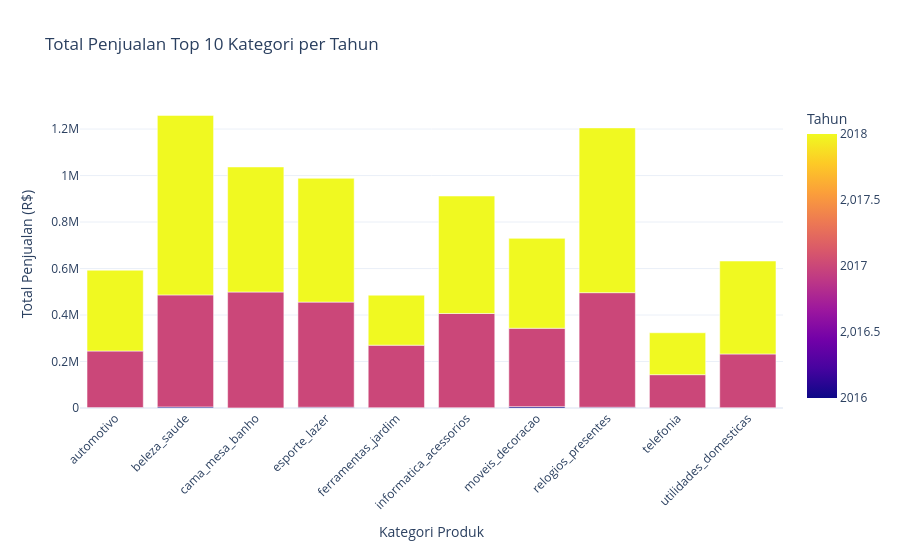

The cell this chart's notebook holds for it:
### Markdown cell above
---

### 4.8 Interactive Bar Chart dengan Grouping

Bar chart dengan grouping memungkinkan perbandingan multi-dimensi: kategori produk **per tahun**.

**Fitur interaktif:**
- 🏷️ Legend interaktif (klik untuk show/hide kategori)
- 🔍 Zoom pada kategori tertentu
- 💬 Hover untuk nilai eksak

### Code cell
# Top 10 kategori berdasarkan jumlah penjualan
top_categories = df['product_category_name'].value_counts().head(10).index.tolist()
df_top = df[df['product_category_name'].isin(top_categories)]

# Agregasi per kategori dan tahun
category_year = (
    df_top.groupby(['product_category_name', 'order_year'])
    .agg(total_sales=('price', 'sum'))
    .reset_index()
)

fig = px.bar(
    category_year,
    x='product_category_name',
    y='total_sales',
    color='order_year',
    barmode='group',
    title='Total Penjualan Top 10 Kategori per Tahun',
    labels={
        'total_sales': 'Total Penjualan (R$)',
        'product_category_name': 'Kategori Produk',
        'order_year': 'Tahun'
    }
)

fig.update_layout(height=550, xaxis_tickangle=-45)
fig.show()

### Figure 1 — Plotly figure (JSON) as saved in the notebook; plotly's stock layout.template omitted (floating-point values rounded to 4 significant figures)
{"data": [{"alignmentgroup": "True", "hovertemplate": "Kategori Produk=%{x}<br>Total Penjualan (R$)=%{y}<br>Tahun=%{marker.color}<extra></extra>", "legendgroup": "", "marker": {"color": [2016, 2017, 2018, 2016, 2017, 2018, 2016, 2017, 2018, 2016, 2017, 2018, 2016, 2017, 2018, 2016, 2017, 2018, 2016, 2017, 2018, 2016, 2017, 2018, 2016, 2017, 2018, 2016, 2017, 2018], "coloraxis": "coloraxis", "pattern": {"shape": ""}}, "name": "", "offsetgroup": "", "orientation": "v", "showlegend": false, "textposition": "auto", "type": "bar", "x": ["automotivo", "automotivo", "automotivo", "beleza_saude", "beleza_saude", "beleza_saude", "cama_mesa_banho", "cama_mesa_banho", "cama_mesa_banho", "esporte_lazer", "esporte_lazer", "esporte_lazer", "ferramentas_jardim", "ferramentas_jardim", "ferramentas_jardim", "informatica_acessorios", "informatica_acessorios", "informatica_acessorios", "moveis_decoracao", "moveis_decoracao", "moveis_decoracao", "relogios_presentes", "relogios_presentes", "relogios_presentes", "telefonia", "telefonia", "telefonia", "utilidades_domesticas", "utilidades_domesticas", "utilidades_domesticas"], "xaxis": "x", "y": [1833.0, 243300.0, 347600.0, 4687.0, 481800.0, 772200.0, 479.0, 498400.0, 538100.0, 3334.0, 452100.0, 532600.0, 1360.0, 268900.0, 215000.0, 1399.0, 405100.0, 505500.0, 5881.0, 337200.0, 386700.0, 3360.0, 492800.0, 708900.0, 559.6, 142800.0, 180300.0, 1287.0, 231100.0, 399900.0], "yaxis": "y"}], "layout": {"barmode": "group", "coloraxis": {"colorbar": {"title": {"text": "Tahun"}}, "colorscale": [[0, "#0d0887"], [0.1111, "#46039f"], [0.2222, "#7201a8"], [0.3333, "#9c179e"], [0.4444, "#bd3786"], [0.5556, "#d8576b"], [0.6667, "#ed7953"], [0.7778, "#fb9f3a"], [0.8889, "#fdca26"], [1, "#f0f921"]]}, "height": 550, "legend": {"tracegroupgap": 0}, "title": {"text": "Total Penjualan Top 10 Kategori per Tahun"}, "xaxis": {"anchor": "y", "domain": [0, 1], "tickangle": -45, "title": {"text": "Kategori Produk"}}, "yaxis": {"anchor": "x", "domain": [0, 1], "title": {"text": "Total Penjualan (R$)"}}}}
